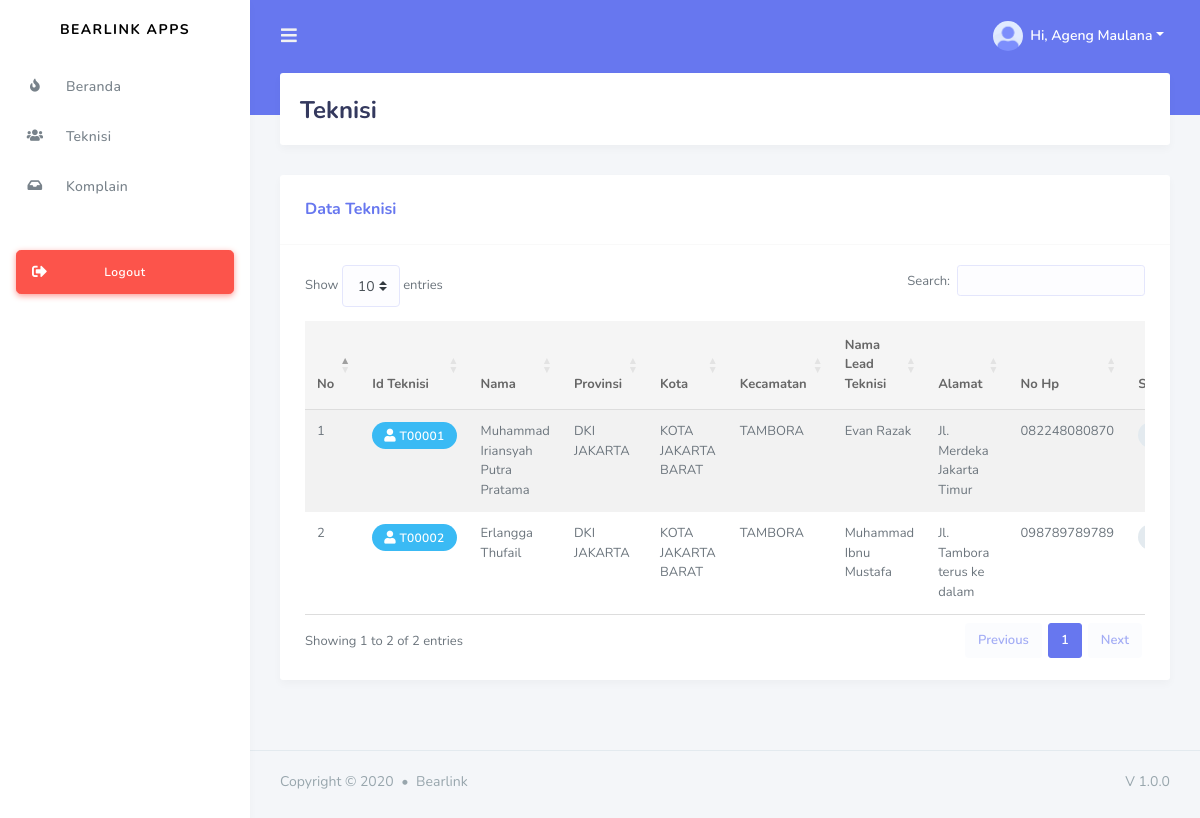
The app's page /index.php?page=technician (signed in) with its own data.
### tables this page shows
CREATE TABLE `lead_technician` (
  `id` varchar(32) NOT NULL,
  `province_id` char(2) DEFAULT NULL,
  `regency_id` char(4) DEFAULT NULL,
  `district_id` char(7) DEFAULT NULL,
  `full_name` varchar(50) NOT NULL,
  `email` varchar(50) NOT NULL,
  `password` varchar(10) NOT NULL,
  `handphone` varchar(12) NOT NULL,
  `date_of_birth` date NOT NULL,
  `full_address` longtext NOT NULL,
  `status` enum('online','offline') DEFAULT NULL,
  `lat` decimal(10,8) DEFAULT NULL,
  `lng` decimal(11,8) DEFAULT NULL,
  `created_at` timestamp NULL DEFAULT NULL,
  `updated_at` timestamp NULL DEFAULT NULL,
  `deleted_at` timestamp NULL DEFAULT NULL
);

CREATE TABLE `technician` (
  `id` varchar(32) NOT NULL,
  `province_id` char(2) DEFAULT NULL,
  `regency_id` char(4) DEFAULT NULL,
  `district_id` char(7) DEFAULT NULL,
  `lead_technician_id` varchar(32) DEFAULT NULL,
  `full_name` varchar(50) NOT NULL,
  `email` varchar(191) NOT NULL,
  `password` varchar(80) NOT NULL,
  `handphone` varchar(12) DEFAULT NULL,
  `date_of_birth` date NOT NULL,
  `full_address` longtext NOT NULL,
  `status` enum('online','offline') DEFAULT NULL,
  `lat` decimal(10,8) DEFAULT NULL,
  `lng` decimal(11,8) DEFAULT NULL,
  `created_at` timestamp NULL DEFAULT NULL,
  `updated_at` timestamp NULL DEFAULT NULL,
  `deleted_at` timestamp NULL DEFAULT NULL
);

CREATE TABLE `provinces` (
  `id` char(2) NOT NULL,
  `name` varchar(255) NOT NULL,
  `created_at` timestamp NULL DEFAULT NULL,
  `updated_at` timestamp NULL DEFAULT NULL,
  `deleted_at` timestamp NULL DEFAULT NULL
);

CREATE TABLE `regencies` (
  `id` char(4) NOT NULL,
  `province_id` char(2) NOT NULL,
  `name` varchar(255) NOT NULL,
  `created_at` timestamp NULL DEFAULT NULL,
  `updated_at` timestamp NULL DEFAULT NULL,
  `deleted_at` timestamp NULL DEFAULT NULL
);

CREATE TABLE `districts` (
  `id` char(7) NOT NULL,
  `regency_id` char(4) NOT NULL,
  `name` varchar(255) NOT NULL,
  `created_at` timestamp NULL DEFAULT NULL,
  `updated_at` timestamp NULL DEFAULT NULL,
  `deleted_at` timestamp NULL DEFAULT NULL
);

### page/lead/technician/technician.php (the view, shortened to what this page needs)
<div class="main-content">
    <section class="section">
        <div class="section-header">
            <h1>Teknisi</h1>
        </div>
        <div class="row">
            <div class="col-lg-12 col-md-12 col-12 col-sm-12">
                <div class="card">
                    <div class="card-header">
                        <h4>Data Teknisi</h4>
                    </div>
                    <div class="card-body">
                        <div class="table-responsive">
                            <table id="example" class="table table-striped">
                                <thead>
                                    <tr>
                                        <th>No</th>
                                        <th>Id Teknisi</th>
                                        <th>Nama</th>
                                        <th>Provinsi</th>
                                        <th>Kota</th>
                                        <th>Kecamatan</th>
                                        <th>Nama Lead Teknisi</th>
                                        <th>Alamat</th>
                                        <th>No Hp</th>
                                        <th>Status</th>
                                    </tr>
                                </thead>
                                <tbody>
                                <?php
                                $no = 1;
                                $q = mysqli_query($conn, "SELECT lead_technician.full_name as fullname_lead, technician.id as id_tech, technician.handphone as handphone_tech, provinces.name as provincy_name, regencies.name as regency_name, districts.name as district_name, technician.full_name as fullname_tech, technician.full_address as address_tech, technician.status as status_tech FROM technician
                                                        JOIN lead_technician ON technician.lead_technician_id=lead_technician.id
                                                        JOIN provinces ON technician.province_id=provinces.id
                                                        JOIN regencies ON technician.regency_id=regencies.id
                                                        JOIN districts ON technician.district_id=districts.id
                                                        WHERE technician.regency_id='$auth[regency_id]'") or die (mysqli_error($conn));
                                while($data=mysqli_fetch_array($q)){
                                ?>
                                    <tr>
                                        <td><?= $no ?></td>
                                        <td>
                                            <div class="badge badge-info"><i class="fas fa-user"></i> <?= $data['id_tech'] ?></div>
                                        </td>
                                        <td><?= $data['fullname_tech'] ?></td>
                                        <td><?= $data['provincy_name'] ?></td>
                                        <td><?= $data['regency_name'] ?></td>
                                        <td><?= $data['district_name'] ?></td>
                                        <td><?= $data['fullname_lead'] ?></td>
                                        <td><?= $data['address_tech'] ?></td>
                                        <td><?= $data['handphone_tech'] ?></td>
                                        <td><?= getStatus($data['status_tech']) ?></td>
                                    </tr>
                                <?php $no++; } ?>
                            </table>
                        </div>
                    </div>
                </div>
            </div>
        </div>
    </section>
</div>
<footer class="main-footer">
    <div class="footer-left">
        Copyright &copy; 2020 <div class="bullet"></div> Bearlink
    </div>
    <div class="footer-right">
        V 1.0.0
    </div>
</footer>
</div>
</div>

### header.php (shortened to what this page needs)
<div class="navbar-bg"></div>
<nav class="navbar navbar-expand-lg main-navbar">
<form class="form-inline mr-auto">
    <ul class="navbar-nav mr-3">
    <li><a href="#" data-toggle="sidebar" class="nav-link nav-link-lg"><i class="fas fa-bars"></i></a></li>
    </ul>
</form>
<ul class="navbar-nav navbar-right">
    <li class="dropdown"><a href="#" data-toggle="dropdown" class="nav-link dropdown-toggle nav-link-lg nav-link-user">
    <img alt="image" src="assets/img/avatar/avatar-1.png" class="rounded-circle mr-1">
    <div class="d-sm-none d-lg-inline-block">Hi, <?= $auth['full_name'] ?></div></a>
    </li>
</ul>
</nav>

### records on screen
lead_technician: full_name "Ageng Maulana"
technician: id "T00001", full_name "Muhammad Iriansyah Putra Pratama", province.name "DKI JAKARTA", regency.name "KOTA JAKARTA BARAT", district.name "TAMBORA", lead_technician.full_name "Evan Razak", full_address "Jl. Merdeka Jakarta Timur", handphone "082248080870"
technician: id "T00002", full_name "Erlangga Thufail", province.name "DKI JAKARTA", regency.name "KOTA JAKARTA BARAT", district.name "TAMBORA", lead_technician.full_name "Muhammad Ibnu Mustafa", full_address "Jl. Tambora terus ke dalam", handphone "098789789789"
